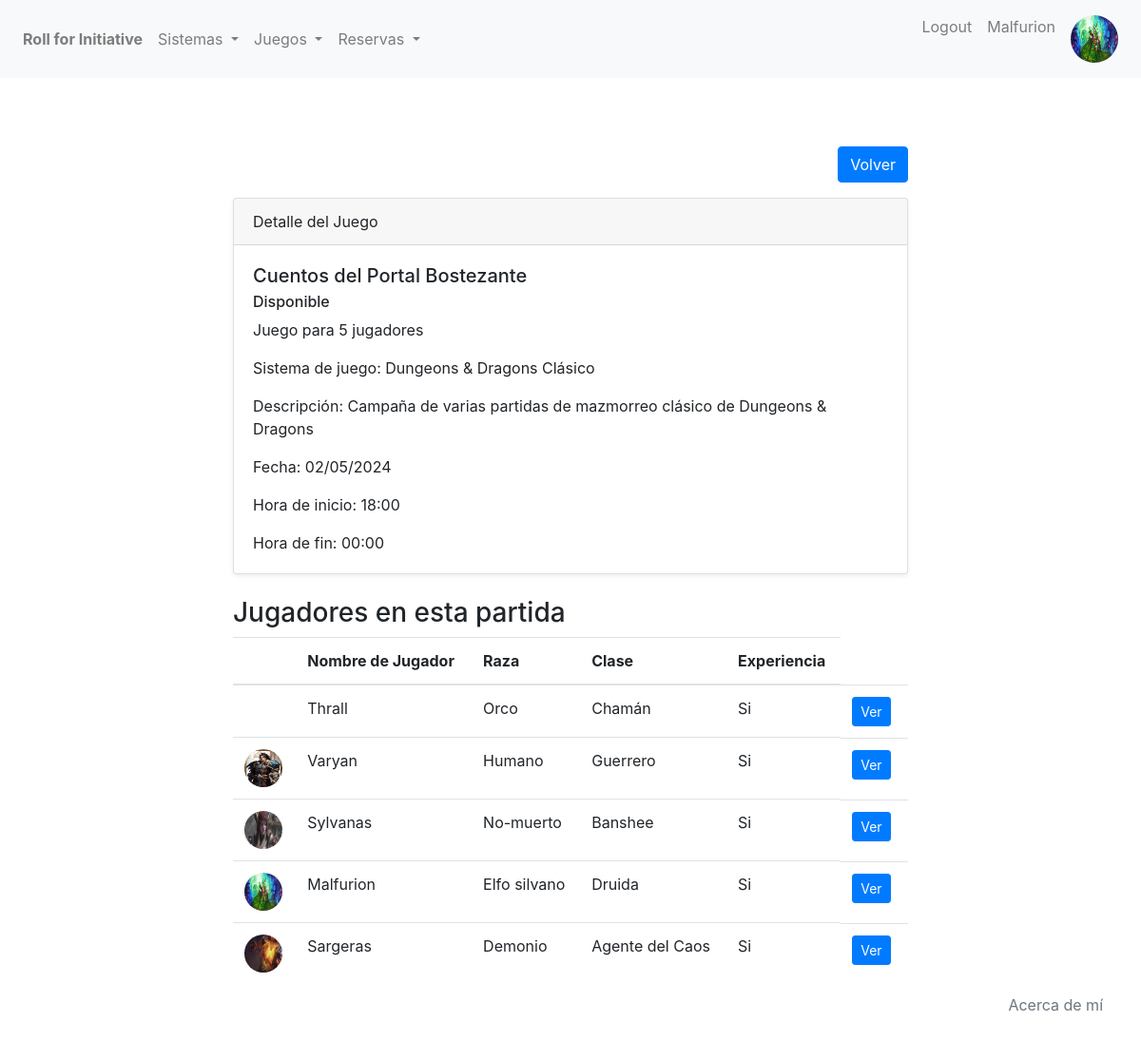
Screenshot of /partidas/juego/1/detail/ (signed in) with the database file from the repository.
### partidas/models.py (models this page shows, shortened)
class Avatar(models.Model):
    user = models.OneToOneField(User, on_delete=models.CASCADE, related_name="avatar")
    image = models.ImageField(upload_to="avatars/")

class Juego(models.Model):
    nombre = models.CharField(max_length=250)
    disponible = models.BooleanField(default=True)
    numero_de_jugadores = models.IntegerField()
    sistema_de_juego = models.ForeignKey(Sistema, on_delete=models.CASCADE, related_name='sistema_de_juego')
    descripcion = models.TextField(blank=True, null=True)
    fecha = models.DateField(default=timezone.now)
    hora_inicio = models.TimeField(default=timezone.now().replace(second=0, microsecond=0))
    hora_fin = models.TimeField(default=timezone.now().replace(second=0, microsecond=0))

class Sistema(models.Model):
    nombre = models.CharField(max_length=100)
    dado = models.CharField(
        max_length=6,
        choices=Dado.choices,
        default=Dado.D20
        )
    base = models.CharField(
        max_length=6,
        choices=Base.choices,
        default=Base.DND5E
        )
    descripcion = models.CharField(max_length=500)
    def __str__(self):
        return f"{self.nombre}"

class Reserva(models.Model):
    jugador = models.ForeignKey(User, null=True, on_delete=models.SET_NULL)
    juego = models.ForeignKey(Juego, on_delete=models.CASCADE, related_name='reservas')
    raza = models.CharField(max_length=50)
    clase = models.CharField(max_length=50)
    experiencia = models.BooleanField(default=True)
    descripcion = models.TextField(max_length=500)
    def get_experiencia_display(self):
        return "Si" if self.experiencia else "No"

### partidas/views.py (the view)
# urls.py: path("juego/<int:pk>/detail/", JuegoDetailView.as_view(), name="juego-detail"),
class JuegoDetailView(LoginRequiredMixin, DetailView):
    model = Juego
    template_name = "partidas/vbc/juego-detail.html"
    context_object_name = "juego"

### partidas/templates/partidas/vbc/juego-detail.html (shortened to what this page needs)
{% extends 'partidas/base.html' %}
{% block content %}
<section class="py-5">
    <div class="container">
        <div class="row">
            <div class="col-lg-8 mx-auto">
                <div class="text-right mb-3">
                    <a href="#" class="btn btn-primary" onclick="history.back()">Volver</a>
                </div>
                <div class="card shadow-sm">
                    <div class="card-header">
                        Detalle del Juego
                    </div>
                    <div class="card-body">
                        <h5 class="card-title">{{ juego.nombre }}</h5>
                        {% if juego.disponible %}
                        <h6 class="card-subtitle mb-2">Disponible</h6>
                        {% else %}
                        <h6 class="card-subtitle mb-2 text-danger">No Disponible</h6>
                        {% endif %}
                        <p class="card-text">Juego para {{ juego.numero_de_jugadores }} jugadores</p>
                        <p class="card-text">Sistema de juego: {{ juego.sistema_de_juego }}</p>
                        <p class="card-text">Descripción: {{ juego.descripcion | default:"No proporcionado" }}</p>
                        <p class="card-text">Fecha: {{ juego.fecha | date:"d/m/Y" }}</p>
                        <p class="card-text">Hora de inicio: {{ juego.hora_inicio | time:"H:i" }}</p>
                        <p class="card-text">Hora de fin: {{ juego.hora_fin | time:"H:i" }}</p>
                    </div>
                </div>
                <div class="mt-4">
                    <h3>Jugadores en esta partida</h3>
                    <table class="table">
                        <thead>
                            <tr>
                                <th scope="col"></th>
                                <th scope="col">Nombre de Jugador</th>
                                <th scope="col">Raza</th>
                                <th scope="col">Clase</th>
                                <th scope="col">Experiencia</th>
                            </tr>
                        </thead>
                        <tbody>
                            {% for reserva in juego.reservas.all %}
                            <tr>
                                <td>
                                    {% if reserva.jugador.avatar %}
                                        <img src="{{ reserva.jugador.avatar.image.url }}" alt="Avatar" style="height: 40px; width: 40px; border-radius: 50%;">
                                    {% endif %}
                                </td>
                                <td>{{ reserva.jugador }}</td>
                                <td>{{ reserva.raza }}</td>
                                <td>{{ reserva.clase }}</td>
                                <td>{{ reserva.get_experiencia_display }}</td>
                                <td class="d-flex align-items-center">
                                    <a href="{% url 'reserva-detail' reserva.id %}" class="btn btn-primary btn-sm mr-1">Ver</a>
                                </td>
                            </tr>
                            {% empty %}
                            <tr>
                                <td colspan="5">No hay jugadores para esta partida.</td>
                            </tr>
                            {% endfor %}
                        </tbody>
                    </table>
                </div>
            </div>
        </div>
    </div>
</section>
{% endblock %}

### partidas/templates/partidas/base.html (shortened to what this page needs)
{% load static %}
<!DOCTYPE html>
<html lang="en">
<head>
    <link rel="stylesheet" href="{% static 'partidas/css/bootstrap.css' %}">
</head>
<body>
    <nav class="navbar navbar-expand-lg navbar-light bg-light">
        <div class="collapse navbar-collapse" id="navbarNav">
            <ul class="navbar-nav">
                <li class="nav-item">
                    <a class="nav-link font-weight-bold" href="{% url 'home' %}">Roll for Initiative</a>
                </li>
                {% if user.is_authenticated %}
                <li class="nav-item dropdown">
                    <a class="nav-link dropdown-toggle" href="#" id="navbarDropdownMenuLinkSistema" role="button" data-toggle="dropdown" aria-haspopup="true" aria-expanded="false">
                        Sistemas
                    </a>
                </li>
                <li class="nav-item dropdown">
                    <a class="nav-link dropdown-toggle" href="#" id="navbarDropdownMenuLinkJuego" role="button" data-toggle="dropdown" aria-haspopup="true" aria-expanded="false">
                        Juegos
                    </a>
                </li>
                <li class="nav-item dropdown">
                    <a class="nav-link dropdown-toggle" href="#" id="navbarDropdownMenuLinkReserva" role="button" data-toggle="dropdown" aria-haspopup="true" aria-expanded="false">
                        Reservas
                    </a>
                </li>
                {% endif %}
            </ul>
            <ul class="navbar-nav ml-auto">
                {% if user.is_authenticated %}
                    <li class="nav-item">
                        <a class="nav-link" href="{% url 'logout' %}">Logout</a>
                    </li>
                    <li class="nav-item">
                        <a class="nav-link" href="{% url 'editar-perfil' %}">{{ user }}</a>
                    </li>
                    <li class="nav-item">
                        {% if user.avatar.image %}
                        <a href="{% url 'avatar-add' %}" class="nav-link d-inline-flex align-items-center">
                            <img src="{{ user.avatar.image.url }}" alt="Avatar" style="height: 50px; width: 50px; border-radius: 50%;">
                        </a>
                        {% else %}
                        <li class="nav-item">
                            <a href="{% url 'avatar-add' %}" class="nav-link">Añadir Avatar</a>
                        </li>
                        {% endif %}
                    </li>
                {% endif %}
                <li>
                    <a href="{% url 'about' %}" class="about-btn">Acerca de mí</a>
                </li>
            </ul>
        </div>
    </nav>
    <div class="container mt-4">
        {% block content %}{% endblock content %}
    </div>
</body>
</html>

### partidas/templates/partidas/base.html (style rules this page uses)
.about-btn { position: fixed; bottom: 20px; right: 20px; z-index: 9999; color: #6c757d; padding: 10px 20px; border-radius: 5px; cursor: pointer; }

### rows the page displays
Juego: nombre "Cuentos del Portal Bostezante", numero_de_jugadores "5", sistema_de_juego "Dungeons & Dragons Clásico", descripcion "Campaña de varias partidas de mazmorreo clásico de Dungeons & Dragons", fecha "02/05/2024", hora_inicio "18:00", hora_fin "00:00"
Reserva: jugador "Thrall", raza "Orco", clase "Chamán", experiencia "Si"
Reserva: jugador.avatar.image (picture), jugador "Varyan", raza "Humano", clase "Guerrero", experiencia "Si"
Reserva: jugador.avatar.image (picture), jugador "Sylvanas", raza "No-muerto", clase "Banshee", experiencia "Si"
Reserva: jugador.avatar.image (picture), jugador "Malfurion", raza "Elfo silvano", clase "Druida", experiencia "Si"
Reserva: jugador.avatar.image (picture), jugador "Sargeras", raza "Demonio", clase "Agente del Caos", experiencia "Si"

### other values shown
{{ user }} "Malfurion"
